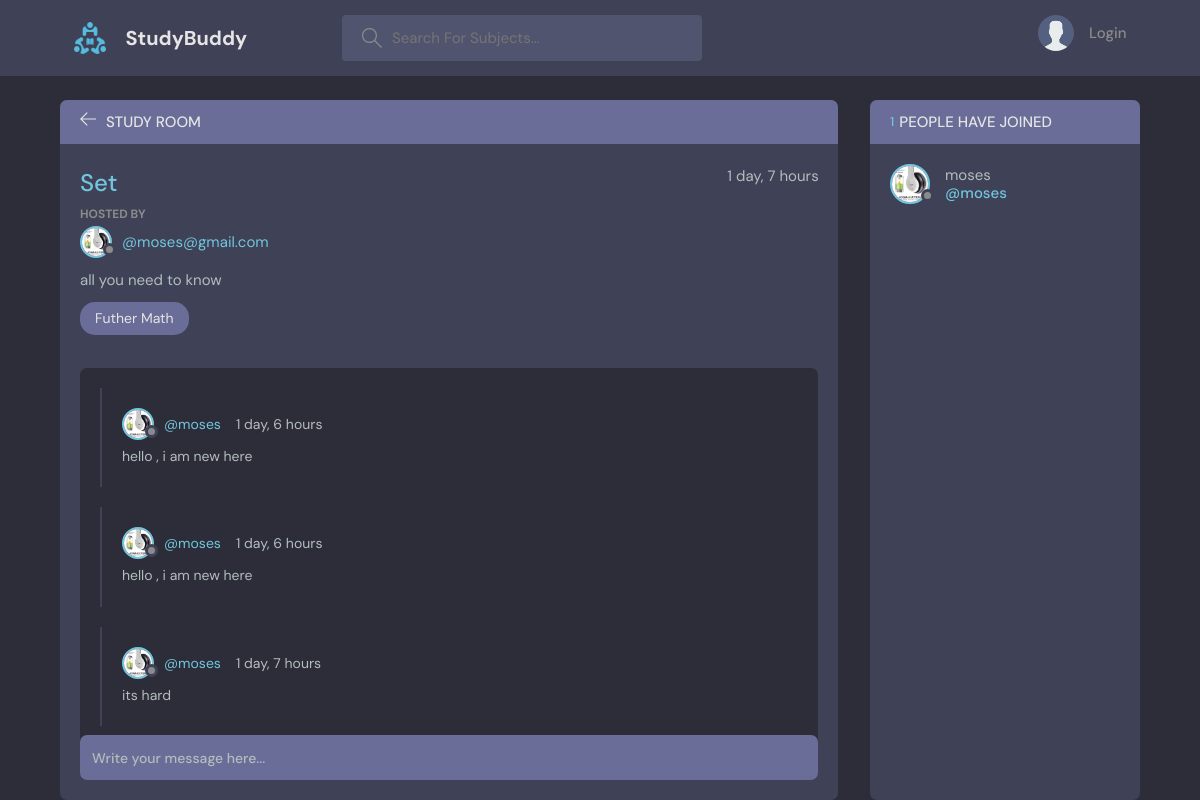
/room/8/, run on the app's committed database.
### main/models.py (models this page shows, shortened)
class Room(models.Model):
    host = models.ForeignKey(User, on_delete= models.SET_NULL, null=True)
    topic = models.ForeignKey(Topic, on_delete= models.SET_NULL, null=True)
    grade = models.ForeignKey(Grade, on_delete= models.SET_NULL, null=True)
    name = models.CharField(max_length=200)
    description = models.TextField(null=True, blank=True)
    participants = models.ManyToManyField(User , related_name='participants', blank="True")
    updated = models.DateTimeField(auto_now=True)
    created = models.DateTimeField(auto_now_add=True)
    class Meta:
        ordering = ['-updated', '-created']

class User(AbstractUser):
    name = models.CharField(max_length=200, null=True)
    email = models.EmailField(unique=True, null=True)
    bio = models.TextField(null=True)
    avatar = models.ImageField(null=True, default="avatar.svg" )
    grade= models.ForeignKey(Grade, on_delete= models.SET_NULL, null=True)
    USERNAME_FIELD = 'email'
    REQUIRED_FIELDS = []

class Topic(models.Model):
    name = models.CharField(max_length = 200)
    grade = models.ForeignKey(Grade, on_delete=models.CASCADE, null = True, )
    def __str__(self):
        return self.name

class Message(models.Model):
    user = models.ForeignKey(User, on_delete=models.CASCADE)
    house = models.ForeignKey(Room, on_delete=models.CASCADE)
    body = models.TextField()
    updated = models.DateTimeField(auto_now=True)
    created = models.DateTimeField(auto_now_add=True)
    class Meta:
        ordering = ['-updated', 'created']

### main/views.py (the view, shortened to what this page needs)
# urls.py: path('room/<str:pk>/', views.room, name = 'room'),
def room(request, pk):
    room = Room.objects.get(id=pk)
    room_messages = room.message_set.all().order_by('-created')
    participants = room.participants.all()
    context={'room':room, 'room_messages':room_messages, 'participants':participants}
    return render(request,'main/room.html',context )

### main/templates/main/room.html (shortened to what this page needs)
{% extends 'main.html' %}
{% block content %}
    <main class="profile-page layout layout--2">
      <div class="container">
        <div class="room">
          <div class="room__top">
            <div class="room__topLeft">
              <a href="{% url 'home' %}">
                <svg version="1.1" xmlns="http://www.w3.org/2000/svg" width="32" height="32" viewBox="0 0 32 32">
                  <title>arrow-left</title>
                  <path
                    d="M13.723 2.286l-13.723 13.714 13.719 13.714 1.616-1.611-10.96-10.96h27.625v-2.286h-27.625l10.965-10.965-1.616-1.607z"
                  ></path>
                </svg>
              </a>
              <h3>Study Room</h3>
            </div>
          </div>
          <div class="room__box scroll">
            <div class="room__header scroll">
              <div class="room__info">
                <h3>{{room.name}}</h3>
                <span>{{room.created|timesince}}</span>
              </div>
              <div class="room__hosted">
                <p>Hosted By</p>
                <a href="{% url 'user-profile' room.host.id %}" class="room__author">
                  <div class="avatar avatar--small">
                    <img src="{{room.host.avatar.url}}" />
                  </div>
                  <span>@{{room.host}}</span>
                </a>
              </div>
              <div class="room__details">
                {{room.description}}
              </div>
              <span class="room__topics">{{room.topic}}</span>
            </div>
            <div class="room__conversation">
              <div class="threads scroll">
                {% for message in room_messages %}
                <div class="thread">
                  <div class="thread__top">
                    <div class="thread__author">
                      <a href="{% url 'user-profile' message.user.id %}" class="thread__authorInfo">
                        <div class="avatar avatar--small">
                          <img src="{{message.user.avatar.url}}" />
                        </div>
                        <span>@{{message.user.username}}</span>
                      </a>
                      <span class="thread__date">{{message.created|timesince}}</span>
                    </div>
                  </div>
                  <div class="thread__details">
                    {{message.body}}
                  </div>
                </div>
                {% endfor %}
              </div>
            </div>
          </div>
          <div class="room__message">
            <form method="POST" action="" class = "">
              <input name="body" placeholder="Write your message here..." type='text' />
            </form>
          </div>
        </div>
        <div class="participants">
          <h3 class="participants__top"><span>{{room.participants.count}}</span> People Have Joined</h3>
          <div class="participants__list scroll">
            {% for user in participants %}
            <a href="{% url 'user-profile' user.id %}" class="participant">
              <div class="avatar avatar--medium">
                <img src="{{user.avatar.url}}" />
              </div>
              <p>
                {{user.username}}
                <span>@{{user.username}}</span>
              </p>
            </a>
            {% endfor %}
          </div>
        </div>
      </div>
    </main>
    {% endblock %}

### data on the page
Room: name "Set", created "1 day, 7 hours", host.avatar (picture), host "moses@gmail.com", description "all you need to know", topic "Futher Math", participants.count "1"
Message: user.avatar (picture), user.username "moses", created "1 day, 6 hours", body "hello , i am new here"
Message: user.avatar (picture), user.username "moses", created "1 day, 6 hours", body "hello , i am new here"
Message: user.avatar (picture), user.username "moses", created "1 day, 7 hours", body "its hard"
User: avatar (picture), username "moses"
